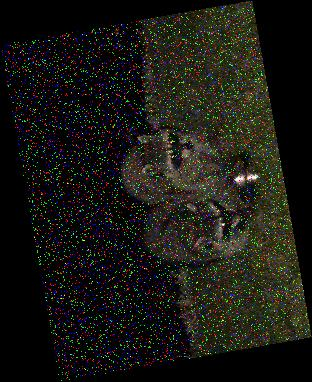
#> input picture DIP3/original.jpg, 312 x 382 px
$ python Lb3.py
#> lines starting #> are read from the running program, lines starting #| are printed output that depends on the picture
import cv2 as cv
import matplotlib.pyplot as plt


def quick_rotate_filter(image_path, angle):

#> called with image_path = 'original.jpg', angle = 260
    img = cv.imread(image_path)
#> img is the input picture: shape (382, 312, 3); mean B, G, R 20.1, 25.3, 26
    if img is None:
        print(f"Не удалось загрузить {image_path}")
        return

    h, w = img.shape[:2]
#> h = 382; w = 312
    center = (w // 2, h // 2)
#> center = (156, 191)
    matrix = cv.getRotationMatrix2D(center, angle, 1.0)
    rotated = cv.warpAffine(img, matrix, (w, h), borderValue=(0, 0, 0))
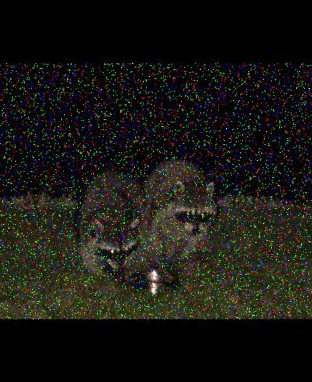
#> rotated: shape (382, 312, 3); mean B, G, R 18.5, 23.3, 24

    filters = {
        'Повернутое': rotated,
        'Гаусс 5x5': cv.GaussianBlur(rotated, (5, 5), 0),
        'Гаусс 9x9': cv.GaussianBlur(rotated, (9, 9), 0),
        'Медиана 5': cv.medianBlur(rotated, 5),
        'Усреднение 7x7': cv.blur(rotated, (7, 7)),
    }

    plt.figure(figsize=(15, 8))
    for i, (name, result) in enumerate(filters.items(), 1):
        plt.subplot(2, 3, i)
        display = cv.cvtColor(result, cv.COLOR_BGR2RGB)
        plt.imshow(display)
        plt.title(name)
        plt.axis('off')
#> this loop made 5 passes
#> name on passes 1 to 5: 'Повернутое', 'Гаусс 5x5', 'Гаусс 9x9', 'Медиана 5', 'Усреднение 7x7'
#> pass 2, in quick_rotate_filter, `display = cv.cvtColor(result, cv.COLOR_BGR2RGB)`:
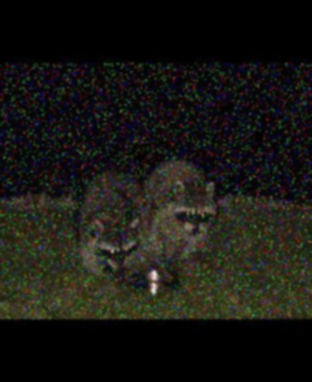
#> display: shape (382, 312, 3); mean R, G, B 24, 23.3, 18.5

    plt.tight_layout()
    plt.show()
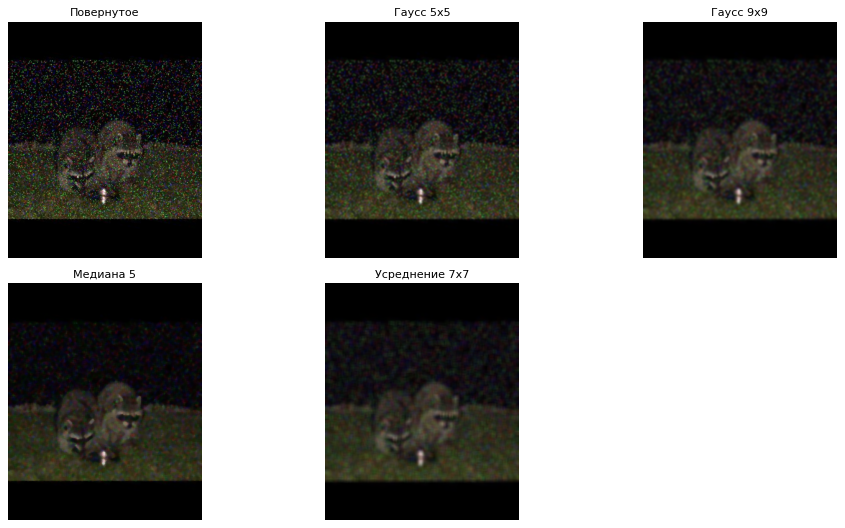
#> figure drawn by matplotlib, 5 panels

if __name__ == "__main__":
    image_path = "original.jpg"
    angle = 260
    quick_rotate_filter(image_path, angle)

$ run again, with DIP3/modified.jpeg copied over DIP3/original.jpg
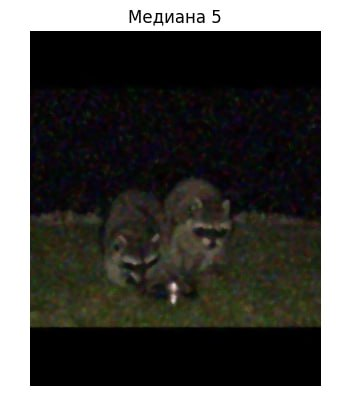
#> input picture DIP3/modified.jpeg, 362 x 398 px
#> in quick_rotate_filter, img is the input picture: shape (398, 362, 3); mean B, G, R 82.1, 85.2, 86
#> in quick_rotate_filter, `rotated = cv.warpAffine(img, matrix, (w, h), borderValue=(0, 0, 0))`:
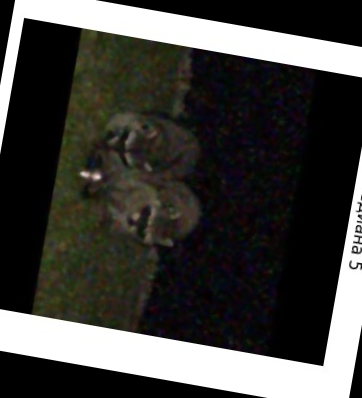
#> rotated: shape (398, 362, 3); mean B, G, R 62.5, 65.6, 66.4
#> the loop in quick_rotate_filter, `for i, (name, result) in enumerate(filters.items(), 1):` made 5 passes
#> name on passes 1 to 5: 'Повернутое', 'Гаусс 5x5', 'Гаусс 9x9', 'Медиана 5', 'Усреднение 7x7'
#> pass 3, in quick_rotate_filter, `display = cv.cvtColor(result, cv.COLOR_BGR2RGB)`:
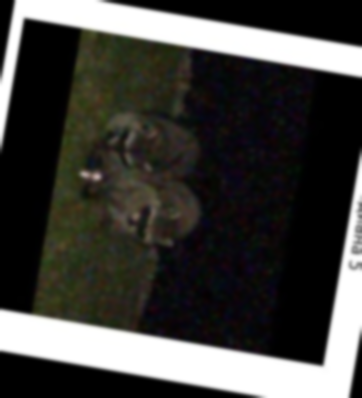
#> display: shape (398, 362, 3); mean R, G, B 66.4, 65.6, 62.5
